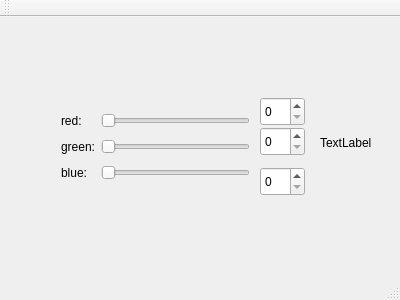
<?xml version="1.0" encoding="UTF-8"?>
<ui version="4.0">
 <class>MainWindow</class>
 <widget class="QMainWindow" name="MainWindow">
  <property name="geometry">
   <rect>
    <x>0</x>
    <y>0</y>
    <width>400</width>
    <height>300</height>
   </rect>
  </property>
  <property name="windowTitle">
   <string>MainWindow</string>
  </property>
  <widget class="QWidget" name="centralWidget">
   <widget class="QWidget" name="gridLayoutWidget">
    <property name="geometry">
     <rect>
      <x>50</x>
      <y>80</y>
      <width>211</width>
      <height>101</height>
     </rect>
    </property>
    <layout class="QGridLayout" name="gridLayout">
     <item row="1" column="1">
      <widget class="QSlider" name="horizontalSliderRed">
       <property name="orientation">
        <enum>Qt::Horizontal</enum>
       </property>
      </widget>
     </item>
     <item row="3" column="0">
      <widget class="QLabel" name="labelBlue">
       <property name="text">
        <string>blue:</string>
       </property>
      </widget>
     </item>
     <item row="1" column="0">
      <widget class="QLabel" name="labelRed">
       <property name="text">
        <string>red:</string>
       </property>
      </widget>
     </item>
     <item row="3" column="1">
      <widget class="QSlider" name="horizontalSliderBlue">
       <property name="orientation">
        <enum>Qt::Horizontal</enum>
       </property>
      </widget>
     </item>
     <item row="2" column="1">
      <widget class="QSlider" name="horizontalSliderGreen">
       <property name="orientation">
        <enum>Qt::Horizontal</enum>
       </property>
      </widget>
     </item>
     <item row="2" column="0">
      <widget class="QLabel" name="labelGreen">
       <property name="text">
        <string>green:</string>
       </property>
      </widget>
     </item>
    </layout>
   </widget>
   <widget class="QLabel" name="colorLabel">
    <property name="geometry">
     <rect>
      <x>320</x>
      <y>100</y>
      <width>62</width>
      <height>51</height>
     </rect>
    </property>
    <property name="text">
     <string>TextLabel</string>
    </property>
   </widget>
   <widget class="QSpinBox" name="spinBoxRed">
    <property name="geometry">
     <rect>
      <x>260</x>
      <y>80</y>
      <width>45</width>
      <height>29</height>
     </rect>
    </property>
    <property name="maximum">
     <number>255</number>
    </property>
   </widget>
   <widget class="QSpinBox" name="spinBoxGreen">
    <property name="geometry">
     <rect>
      <x>260</x>
      <y>110</y>
      <width>45</width>
      <height>29</height>
     </rect>
    </property>
    <property name="maximum">
     <number>255</number>
    </property>
   </widget>
   <widget class="QSpinBox" name="spinBoxBlue">
    <property name="geometry">
     <rect>
      <x>260</x>
      <y>150</y>
      <width>45</width>
      <height>29</height>
     </rect>
    </property>
    <property name="maximum">
     <number>255</number>
    </property>
   </widget>
  </widget>
  <widget class="QMenuBar" name="menuBar">
   <property name="geometry">
    <rect>
     <x>0</x>
     <y>0</y>
     <width>400</width>
     <height>25</height>
    </rect>
   </property>
  </widget>
  <widget class="QToolBar" name="mainToolBar">
   <attribute name="toolBarArea">
    <enum>TopToolBarArea</enum>
   </attribute>
   <attribute name="toolBarBreak">
    <bool>false</bool>
   </attribute>
  </widget>
  <widget class="QStatusBar" name="statusBar"/>
 </widget>
 <layoutdefault spacing="6" margin="11"/>
 <resources/>
 <connections>
  <connection>
   <sender>horizontalSliderRed</sender>
   <signal>valueChanged(int)</signal>
   <receiver>spinBoxRed</receiver>
   <slot>setValue(int)</slot>
   <hints>
    <hint type="sourcelabel">
     <x>255</x>
     <y>138</y>
    </hint>
    <hint type="destinationlabel">
     <x>288</x>
     <y>136</y>
    </hint>
   </hints>
  </connection>
  <connection>
   <sender>spinBoxRed</sender>
   <signal>valueChanged(int)</signal>
   <receiver>horizontalSliderRed</receiver>
   <slot>setValue(int)</slot>
   <hints>
    <hint type="sourcelabel">
     <x>283</x>
     <y>149</y>
    </hint>
    <hint type="destinationlabel">
     <x>120</x>
     <y>137</y>
    </hint>
   </hints>
  </connection>
  <connection>
   <sender>horizontalSliderGreen</sender>
   <signal>valueChanged(int)</signal>
   <receiver>spinBoxGreen</receiver>
   <slot>setValue(int)</slot>
   <hints>
    <hint type="sourcelabel">
     <x>249</x>
     <y>171</y>
    </hint>
    <hint type="destinationlabel">
     <x>272</x>
     <y>171</y>
    </hint>
   </hints>
  </connection>
  <connection>
   <sender>spinBoxGreen</sender>
   <signal>valueChanged(int)</signal>
   <receiver>horizontalSliderGreen</receiver>
   <slot>setValue(int)</slot>
   <hints>
    <hint type="sourcelabel">
     <x>297</x>
     <y>169</y>
    </hint>
    <hint type="destinationlabel">
     <x>131</x>
     <y>170</y>
    </hint>
   </hints>
  </connection>
  <connection>
   <sender>horizontalSliderBlue</sender>
   <signal>valueChanged(int)</signal>
   <receiver>spinBoxBlue</receiver>
   <slot>setValue(int)</slot>
   <hints>
    <hint type="sourcelabel">
     <x>160</x>
     <y>204</y>
    </hint>
    <hint type="destinationlabel">
     <x>285</x>
     <y>200</y>
    </hint>
   </hints>
  </connection>
  <connection>
   <sender>spinBoxBlue</sender>
   <signal>valueChanged(int)</signal>
   <receiver>horizontalSliderBlue</receiver>
   <slot>setValue(int)</slot>
   <hints>
    <hint type="sourcelabel">
     <x>281</x>
     <y>217</y>
    </hint>
    <hint type="destinationlabel">
     <x>117</x>
     <y>206</y>
    </hint>
   </hints>
  </connection>
 </connections>
</ui>
